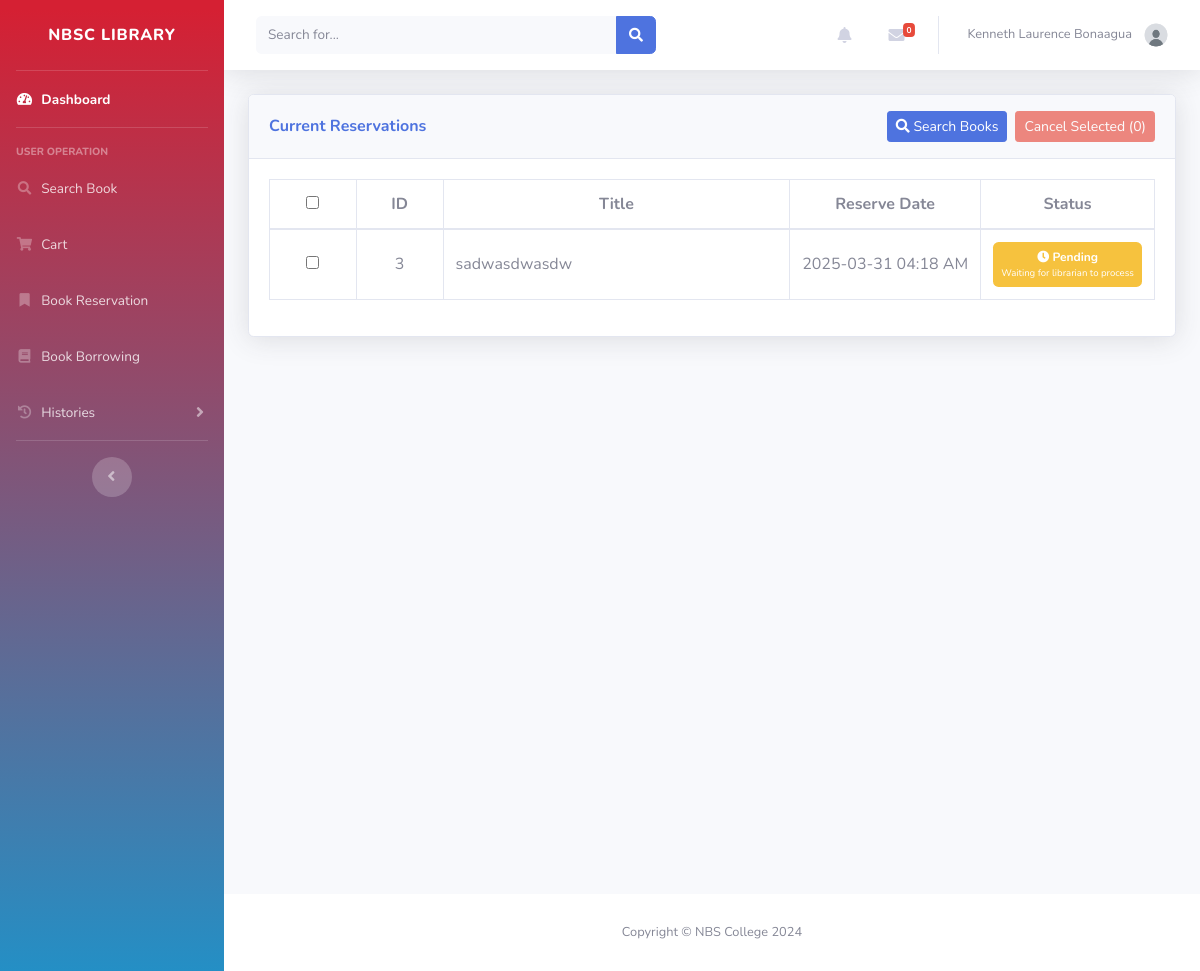
Before: /user/book_reservations.php (signed in) with the older database file.
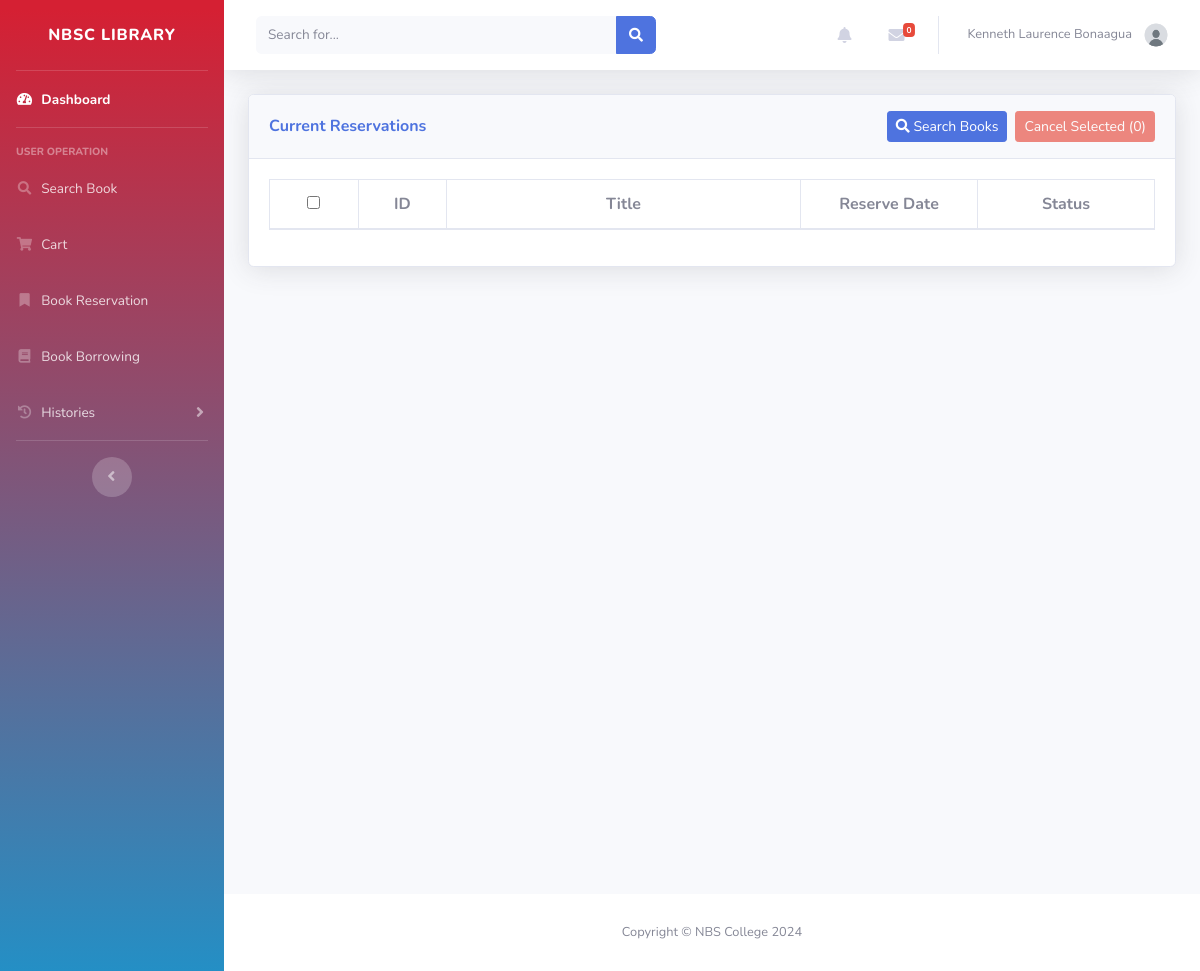
After: the same page with the newer database file.
### tables this page shows
CREATE TABLE `reservations` (
  `id` int(225) NOT NULL,
  `user_id` int(225) DEFAULT NULL,
  `book_id` int(225) DEFAULT NULL,
  `reserve_date` timestamp NULL DEFAULT NULL,
  `ready_date` timestamp NULL DEFAULT NULL,
  `ready_by` int(11) DEFAULT NULL,
  `issue_date` timestamp NULL DEFAULT NULL,
  `issued_by` int(11) DEFAULT NULL,
  `cancel_date` timestamp NULL DEFAULT NULL,
  `cancelled_by` int(11) DEFAULT NULL,
  `cancelled_by_role` varchar(50) DEFAULT NULL,
  `recieved_date` timestamp NULL DEFAULT NULL,
  `status` varchar(100) DEFAULT NULL
);

CREATE TABLE `books` (
  `id` int(11) NOT NULL,
  `accession` int(11) NOT NULL,
  `title` varchar(100) DEFAULT NULL,
  `preferred_title` varchar(100) DEFAULT NULL,
  `parallel_title` varchar(100) DEFAULT NULL,
  `subject_category` varchar(100) DEFAULT NULL,
  `subject_detail` varchar(9999) DEFAULT NULL,
  `summary` varchar(1000) DEFAULT NULL,
  `contents` varchar(1000) DEFAULT NULL,
  `front_image` varchar(100) DEFAULT NULL,
  `back_image` varchar(100) DEFAULT NULL,
  `dimension` varchar(100) DEFAULT NULL,
  `series` varchar(100) DEFAULT NULL,
  `volume` varchar(100) DEFAULT NULL,
  `edition` varchar(100) DEFAULT NULL,
  `copy_number` int(225) DEFAULT NULL,
  `total_pages` varchar(100) DEFAULT NULL,
  `supplementary_contents` varchar(100) DEFAULT NULL,
  `ISBN` varchar(100) DEFAULT NULL,
  `content_type` varchar(100) DEFAULT NULL,
  `media_type` varchar(100) DEFAULT NULL,
  `carrier_type` varchar(100) DEFAULT NULL,
  `call_number` varchar(100) DEFAULT NULL,
  `URL` varchar(225) DEFAULT NULL,
  `language` varchar(100) DEFAULT NULL,
  `shelf_location` varchar(100) DEFAULT NULL,
  `entered_by` int(225) DEFAULT NULL,
  `date_added` date DEFAULT NULL,
  `status` varchar(100) DEFAULT NULL,
  `updated_by` int(11) DEFAULT NULL,
  `last_update` date DEFAULT NULL
);

### User/book_reservations.php (the view, shortened to what this page needs)
<?php
include '../db.php';
$user_id = $_SESSION['user_id'];
$query = "SELECT
    r.id,
    b.title,
    r.reserve_date,
    r.ready_date,
    CONCAT(a1.firstname, ' ', a1.lastname) as ready_by_name,
    r.issue_date,
    CONCAT(a2.firstname, ' ', a2.lastname) as issued_by_name,
    r.cancel_date,
    CONCAT(COALESCE(a3.firstname, u2.firstname), ' ', COALESCE(a3.lastname, u2.lastname)) AS cancelled_by_name,
    r.cancelled_by_role,
    r.status
FROM reservations r
JOIN books b ON r.book_id = b.id
LEFT JOIN admins a1 ON r.ready_by = a1.id
LEFT JOIN admins a2 ON r.issued_by = a2.id
LEFT JOIN admins a3 ON (r.cancelled_by = a3.id AND r.cancelled_by_role = 'Admin')
LEFT JOIN users u2 ON (r.cancelled_by = u2.id AND r.cancelled_by_role = 'User')
WHERE r.user_id = ?
AND (r.status = 'Pending' OR r.status = 'Ready')";
$stmt = $conn->prepare($query);
$stmt->bind_param('i', $user_id);
$stmt->execute();
$result = $stmt->get_result();
include 'inc/header.php';
?>
<head>
    <link rel="stylesheet" href="https://cdn.jsdelivr.net/npm/sweetalert2@11/dist/sweetalert2.min.css">
</head>
<div id="content" class="d-flex flex-column min-vh-100">
    <div class="container-fluid">
        <div class="card shadow mb-4">
            <div class="card-header py-3 d-flex justify-content-between align-items-center">
                <h6 class="m-0 font-weight-bold text-primary">Current Reservations</h6>
                <div class="d-flex">
                    <a href="searchbook.php" class="btn btn-primary btn-sm mr-2">
                        <i class="fas fa-search"></i> Search Books
                    </a>
                    <button id="bulkCancelBtn" class="btn btn-danger btn-sm" disabled>
                        Cancel Selected (<span id="selectedCount">0</span>)
                    </button>
                </div>
            </div>
            <div class="card-body">
                <div class="table-responsive">
                    <table class="table table-bordered" id="dataTable" width="100%" cellspacing="0">
                        <thead>
                            <tr>
                                <th class="text-center checkbox-cell" style="width: 10%;">
                                    <input type="checkbox" id="selectAll" title="Select/Unselect All">
                                </th>
                                <th class="text-center" style="width: 10%;">ID</th>
                                <th class="text-center" style="width: 40%;">Title</th>
                                <th class="text-center" style="width: 20%;">Reserve Date</th>
                                <th class="text-center" style="width: 20%;">Status</th>
                            </tr>
                        </thead>
                        <tbody>
                            <?php
                            if ($result && $result->num_rows > 0):
                                while ($row = $result->fetch_assoc()):
                            ?>
                                    <tr data-status="<?php echo htmlspecialchars($row['status']); ?>">
                                        <td class="text-center checkbox-cell">
                                            <input type="checkbox" class="reservation-checkbox" data-id="<?php echo $row['id']; ?>">
                                        </td>
                                        <td class="text-center"><?php echo htmlspecialchars($row['id']); ?></td>
                                        <td><?php echo htmlspecialchars($row['title']); ?></td>
                                        <td class="text-center"><?php echo date('Y-m-d h:i A', strtotime($row['reserve_date'])); ?></td>
                                        <td class="text-center">
                                            <?php if ($row["status"] == 'Ready'): ?>
                                                <span class="badge badge-success p-2"
                                                      data-toggle="tooltip"
                                                      title="Made ready by: <?php echo htmlspecialchars($row["ready_by_name"]); ?> on <?php echo date('Y-m-d h:i A', strtotime($row["ready_date"])); ?>">
                                                    <i class="fas fa-check"></i> READY
                                                    <small>Your book is ready for pickup</small>
                                                </span>
                                            <?php else: ?>
                                                <span class="badge badge-warning p-2">
                                                    <i class="fas fa-clock"></i> Pending
                                                    <small>Waiting for librarian to process</small>
                                                </span>
                                            <?php endif; ?>
                                        </td>
                                    </tr>
                                <?php endwhile; ?>
                            <?php endif; ?>
                        </tbody>
                    </table>
                </div>
            </div>
        </div>
    </div>
</div>
<?php include 'inc/footer.php'; ?>

### user/inc/header.php (shortened to what this page needs)
<!DOCTYPE html>
<html lang="en">
<head>
    <link href="vendor/fontawesome-free/css/all.min.css" rel="stylesheet" type="text/css">
    <link href="inc/css/sb-admin-2.min.css" rel="stylesheet">
    <link href="inc/assets/DataTables/datatables.min.css" rel="stylesheet">
    <link rel="stylesheet" href="https://cdn.jsdelivr.net/npm/sweetalert2@11/dist/sweetalert2.min.css">
</head>
<body id="page-top">
    <div id="wrapper">
        <ul class="navbar-nav bg-gradient-primary sidebar sidebar-dark accordion" id="accordionSidebar">
            <a class="sidebar-brand d-flex align-items-center justify-content-center" href="dashboard.php">
                <div class="sidebar-brand-text mx-3">NBSC Library <sup></sup></div>
            </a>
            <hr class="sidebar-divider my-0">
            <?php if (isset($_SESSION['user_id'])): ?>
            <li class="nav-item active">
                <a class="nav-link" href="dashboard.php">
                    <i class="fas fa-fw fa-tachometer-alt"></i>
                    <span>Dashboard</span></a>
            </li>
            <?php endif; ?>
            <hr class="sidebar-divider">
            <div class="sidebar-heading">
                User Operation
            </div>
            <li class="nav-item">
                <a class="nav-link" href="searchbook.php">
                    <i class="fas fa-fw fa-search"></i>
                    <span>Search Book</span>
                </a>
            </li>
            <?php if (isset($_SESSION['user_id'])): ?>
            <li class="nav-item">
                <a class="nav-link" href="cart.php">
                    <i class="fas fa-fw fa-shopping-cart"></i>
                    <span>Cart</span>
                </a>
            </li>
            <li class="nav-item">
                <a class="nav-link" href="book_reservations.php">
                    <i class="fas fa-fw fa-bookmark"></i>
                    <span>Book Reservation</span>
                </a>
            </li>
            <li class="nav-item">
                <a class="nav-link" href="book_borrowing.php">
                    <i class="fas fa-fw fa-book"></i>
                    <span>Book Borrowing</span>
                </a>
            </li>
            <li class="nav-item">
                <a class="nav-link collapsed" href="#" data-toggle="collapse" data-target="#collapseHistories"
                    aria-expanded="true" aria-controls="collapseHistories">
                    <i class="fas fa-fw fa-history"></i>
                    <span>Histories</span>
                </a>
            </li>
            <?php endif; ?>
            <hr class="sidebar-divider d-none d-md-block">
            <div class="text-center d-none d-md-inline">
                <button class="rounded-circle border-0" id="sidebarToggle"></button>
            </div>
        </ul>
        <div id="content-wrapper" class="d-flex flex-column">
            <div id="content">
                <nav class="navbar navbar-expand navbar-light bg-white topbar mb-4 static-top shadow">
                    <form
                        class="d-none d-sm-inline-block form-inline mr-auto ml-md-3 my-2 my-md-0 mw-100 navbar-search">
                        <div class="input-group">
                            <input type="text" class="form-control bg-light border-0 small" placeholder="Search for..."
                                aria-label="Search" aria-describedby="basic-addon2">
                            <div class="input-group-append">
                                <button class="btn btn-primary" type="button">
                                    <i class="fas fa-search fa-sm"></i>
                                </button>
                            </div>
                        </div>
                    </form>
                    <ul class="navbar-nav ml-auto">
                        <?php if (isset($_SESSION['user_id'])): ?>
                        <li class="nav-item dropdown no-arrow mx-1">
                            <a class="nav-link dropdown-toggle" href="#" id="alertsDropdown" role="button"
                                data-toggle="dropdown" aria-haspopup="true" aria-expanded="false">
                                <i class="fas fa-bell fa-fw"></i>
                            </a>
                        </li>
                        <li class="nav-item dropdown no-arrow mx-1">
                            <a class="nav-link dropdown-toggle" href="#" id="messagesDropdown" role="button"
                                data-toggle="dropdown" aria-haspopup="true" aria-expanded="false">
                                <i class="fas fa-envelope fa-fw"></i>
                                <span class="badge badge-danger badge-counter" id="messageCount">0</span>
                            </a>
                        </li>
                        <?php endif; ?>
                        <?php if (isset($_SESSION['user_id'])): ?>
                        <li class="nav-item dropdown no-arrow">
                            <a class="nav-link dropdown-toggle" href="#" id="userDropdown" role="button"
                                data-toggle="dropdown" aria-haspopup="true" aria-expanded="false">
                                <span class="mr-2 d-none d-lg-inline text-gray-600 small">
                                    <?php
                                        if(isset($_SESSION['firstname']) && isset($_SESSION ['lastname'])) {
                                            echo $_SESSION['firstname'] . ' ' . $_SESSION['lastname'];
                                        } else {
                                            echo 'User';
                                        }
                                    ?>
                                </span>
                                <img class="img-profile rounded-circle"
                                    src="<?php echo isset($_SESSION['user_image']) && !empty($_SESSION['user_image']) ? $_SESSION['user_image'] : 'img/undraw_profile_1.svg'; ?>"
                                    alt="">
                            </a>
                        </li>
                        <?php endif; ?>
                    </ul>
                </nav>
            </div>
</body>
</html>

### user/inc/footer.php
<footer class="sticky-footer bg-white">
    <div class="container my-auto">
        <div class="copyright text-center my-auto">
            <span>Copyright &copy; NBS College 2024</span>
        </div>
    </div>
</footer>

### User/book_reservations.php (style rules this page uses)
.badge { display: inline-block; white-space: normal; text-align: center; line-height: 1.2; }
.table-responsive table td, .table-responsive table th { vertical-align: middle !important; }
.checkbox-cell { cursor: pointer; text-align: center; vertical-align: middle; }
.table-responsive table td { white-space: nowrap; overflow: hidden; text-overflow: ellipsis; }
.table-responsive table td:last-child { white-space: normal; }
.badge small { display: block; margin-top: 3px; }

Changed rows visible on the page:
no longer on this page (row edited): reservations: id "3", book.title "sadwasdwasdw", reserve_date "2025-03-31 04:18 AM", status "Pending" (drawn)
